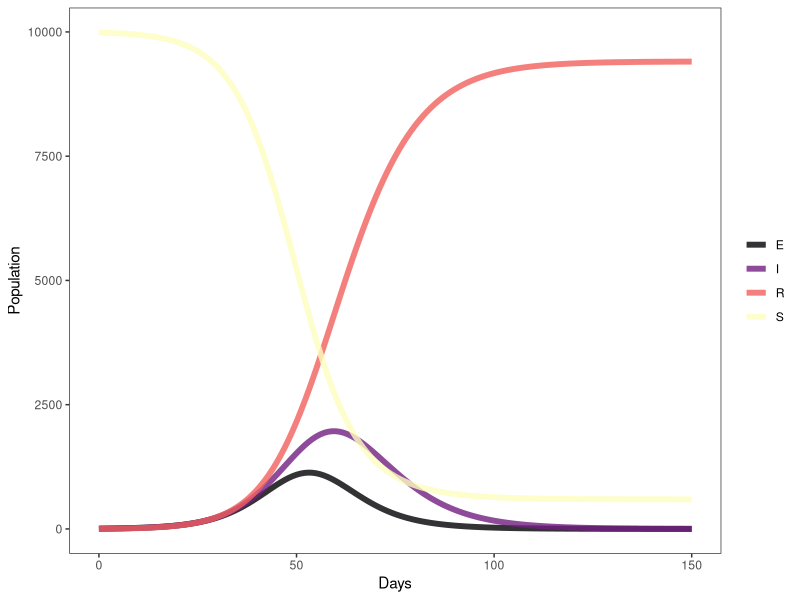

Source code (R):
##########################################################
## -- Basic SEIR model
## -- COVID-19
## -- Marita Zimmermann
## -- May 2023
##########################################################

rm(list = ls())

# -- Load packages -- #
library(tidyverse)   
library(deSolve)

# -- Input parameters -- #
infectious_period <- 8 # days                  
latent_period     <- 4 # days                     
Rnaught           <- 3

# -- Initial population -- #
X <- 9990 # Susceptible     
E <- 0    # Exposed       
Y <- 10   # Infectious        
Z <- 0    # Recovered

# -- Compute model parameters -- #
gamma_value <- 1 / infectious_period
beta_value  <- Rnaught * gamma_value
sigma_value <- 1 / latent_period
N <- X + E + Y + Z

# -- Function to compute SEIR model -- #
seir_model <- function(current_timepoint, state_values, parameters) { 
  # create state variables (local variables)
  S <- state_values[1]        # susceptibles
  E <- state_values[2]        # exposed 
  I <- state_values[3]        # infectious
  R <- state_values[4]        # recovered
  
  with (as.list(parameters), {
      # compute derivatives
      dS <- -beta * S * I /N 
      dE <- beta * S * I / N - sigma * E
      dI <- sigma * E - gamma * I
      dR <- gamma * I
      # combine results
      results = c(dS, dE, dI, dR)
      list(results)
    } ) }

# -- Solve SEIR model -- #
output <- lsoda(y     = c(S = X, E = E, I = Y, R = Z),
                times = seq(0, 150, by=1),
                func  = seir_model, 
                parms = c(beta = beta_value, gamma = gamma_value, sigma = sigma_value))

# -- Visualize results -- #
output %>% as.data.frame() %>%
  gather(var, val, -time) %>%
  ggplot() +
  geom_line(aes(x = time, y = val, group = var, color = var), linewidth = 2, alpha = 0.8) +
  theme_bw(base_size = 11) +
  labs(x = "Days", y = "Population", color = NULL) +
  scale_color_viridis_d(option = "magma") +
  theme(panel.grid.major = element_blank(), panel.grid.minor = element_blank())
